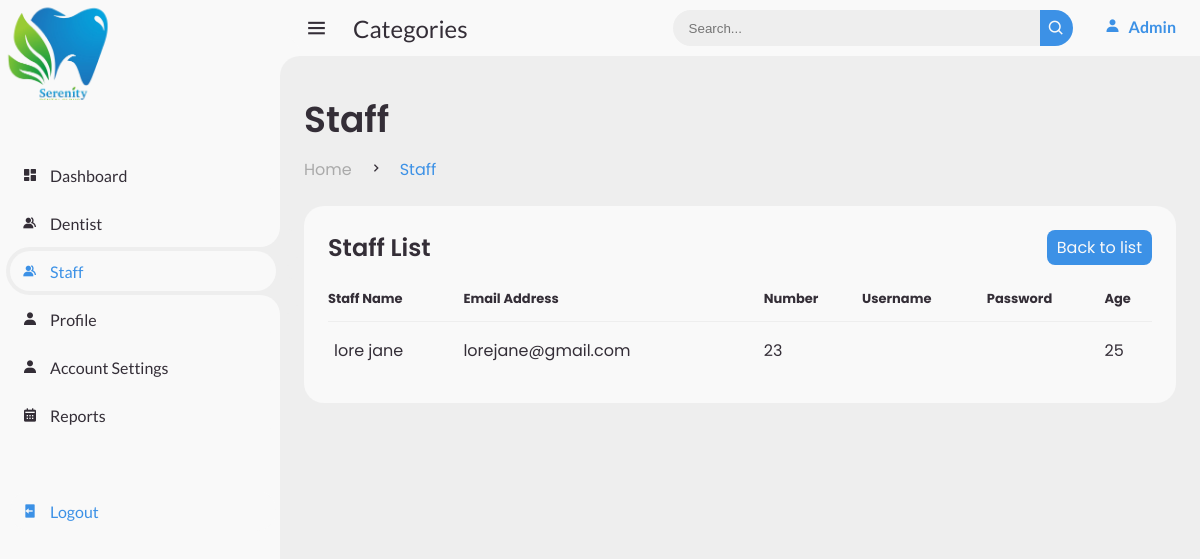
Screenshot of /adminstaffview.php?staff_id=4 with the database file from the repository.
### tables this page shows
CREATE TABLE `tblstaff` (
  `staff_id` int(11) NOT NULL,
  `staff_fname` varchar(100) NOT NULL,
  `staff_cnum` int(100) NOT NULL,
  `staff_emailAdd` varchar(100) NOT NULL,
  `staff_age` int(10) NOT NULL
);

### adminstaffview.php (the view, shortened to what this page needs)
<!DOCTYPE html>
<html lang="en">
<head>
	<link href='https://unpkg.com/boxicons@2.0.9/css/boxicons.min.css' rel='stylesheet'>
	<link rel="stylesheet" href="css/main.css">
	<link rel="stylesheet" href="css/responsive.css">
</head>
<body>
	<section id="sidebar">
	<a href="#" class="logo">
		<img src="images/logo.png">
			</a>
		<ul class="side-menu top">
			<li>
				<a href="admindashboard.php">
					<i class='bx bxs-dashboard' ></i>
					<span class="text">Dashboard</span>
				</a>
			</li>
			<li>
				<a href="admindentist.php">
					<i class='bx bxs-group' ></i>
					<span class="text">Dentist</span>
				</a>
			</li>
			<li class="active">
				<a href="adminstaff.php">
					<i class='bx bxs-group' ></i>
					<span class="text">Staff</span>
				</a>
			</li>
			<li>
				<a href="adminprofile.php">
					<i class='bx bxs-user' ></i>
					<span class="text">Profile</span>
				</a>
			</li>
			<li>
				<a href="adminaccountsettings.php">
					<i class='bx bxs-user' ></i>
					<span class="text">Account Settings</span>
				</a>
			</li>
			<li>
				<a href="adminreport.php">
					<i class='bx bxs-calendar' ></i>
					<span class="text">Reports</span>
				</a>
			</li>
		</ul>
		<ul class="side-menu">
			<li>
				<a class="logout">
					<i class='bx bxs-log-out'></i>
					<span class="text">Logout</span>
				</a>
			</li>
		</ul>
	</section>
	<section id="content">
		<nav>
			<i class='bx bx-menu'></i>
			<a href="#" class="nav-link">Categories</a>
			<form action="#">
				<div class="form-input">
					<input type="search" placeholder="Search...">
					<button type="submit" class="search-btn"><i class='bx bx-search' ></i></button>
				</div>
			</form>
			<a href="#" class="brand">
			<i class='bx bxs-user'></i>
			<span class="text">Admin</span>
		</a>
		</nav>
		<main>
			<div class="head-title">
				<div class="left">
					<h1>Staff</h1>
					<ul class="breadcrumb">
						<li>
							<a href="admindashboard.php">Home</a>
						</li>
						<li><i class='bx bx-chevron-right' ></i></li>
						<li>
							<a class="active" href="#">Staff</a>
						</li>
					</ul>
				</div>
			</div>
			<?php
		include('database/connection.php');
		$staff_id = $_GET['staff_id'];
		$sql ="SELECT * FROM tblstaff WHERE staff_id = :staff_id";
		$stmt = $conn->prepare($sql);
		$stmt->bindParam(':staff_id', $staff_id);
		$stmt->execute();
		$rs = $stmt->fetch(PDO::FETCH_ASSOC);
		echo"<div class='table-data'>";
		echo"	<div class='order'>";
		echo"			<div class='head'>";
		echo"			<h3>Staff List</h3>";
        echo"            <a href='adminstaff.php' class='add' id='add'>Back to list</a>";
		echo"	 </div>";
		echo"			<table>";
		echo"				<thead>";
		echo"					<tr>";
		echo"						<th>Staff Name</th>";
		echo"						<th>Email Address</th>";
		echo"						<th>Number</th>";
		echo"						<th>Username</th>";
		echo"						<th>Password</th>";
		echo"						<th>Age</th>";
		echo"					</tr>";
		echo"				</thead>";
		echo"				<tbody>";
		echo"				<tr>";
		echo"					<td>".$rs['staff_fname']."</td>";
		echo"					<td>".$rs['staff_emailAdd']."</td>";
		echo"					<td>".$rs['staff_cnum']."</td>";
		echo"					<td>".$rs['staff_uname']."</td>";
		echo"					<td>".$rs['staff_pass']."</td>";
		echo"					<td>".$rs['staff_age']."</td>";
		echo"				</tbody>";
		echo"			</table>";
		echo"		</div>";
		echo"		</div>";
		echo"</main>";
		?>
	</section>
</body>
</html>

### rows the page displays
tblstaff: staff_fname "lore jane", staff_emailAdd "lorejane@gmail.com", staff_cnum "23", staff_age "25"
